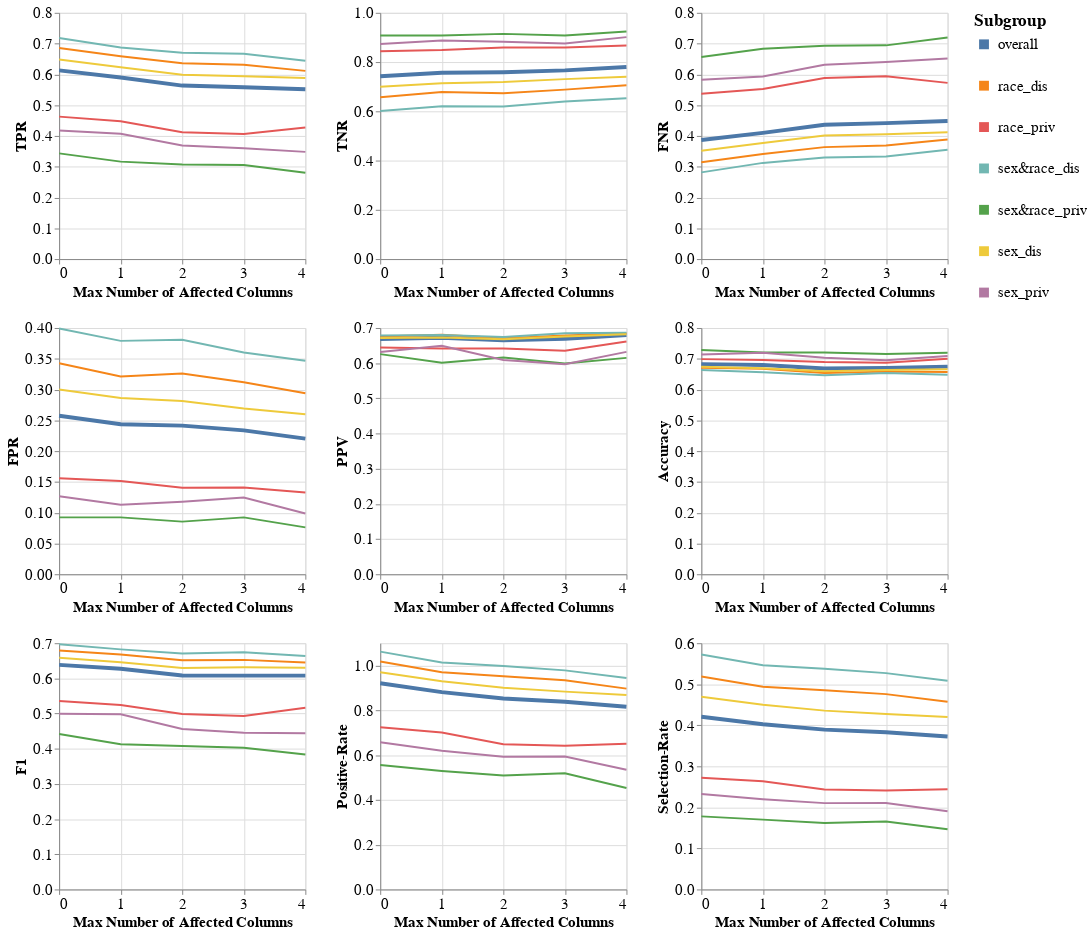

The notebook cell saved with this chart:
### Code cell
visualizer.create_subgroups_grid_pct_lines_plot(model_name=MODEL_NAMES[0],
                                                target_preprocessing_technique=PREPROCESSING_TECHNIQUES[0],
                                                subgroup_metrics_type='error',
                                                mode='max_num_columns')
